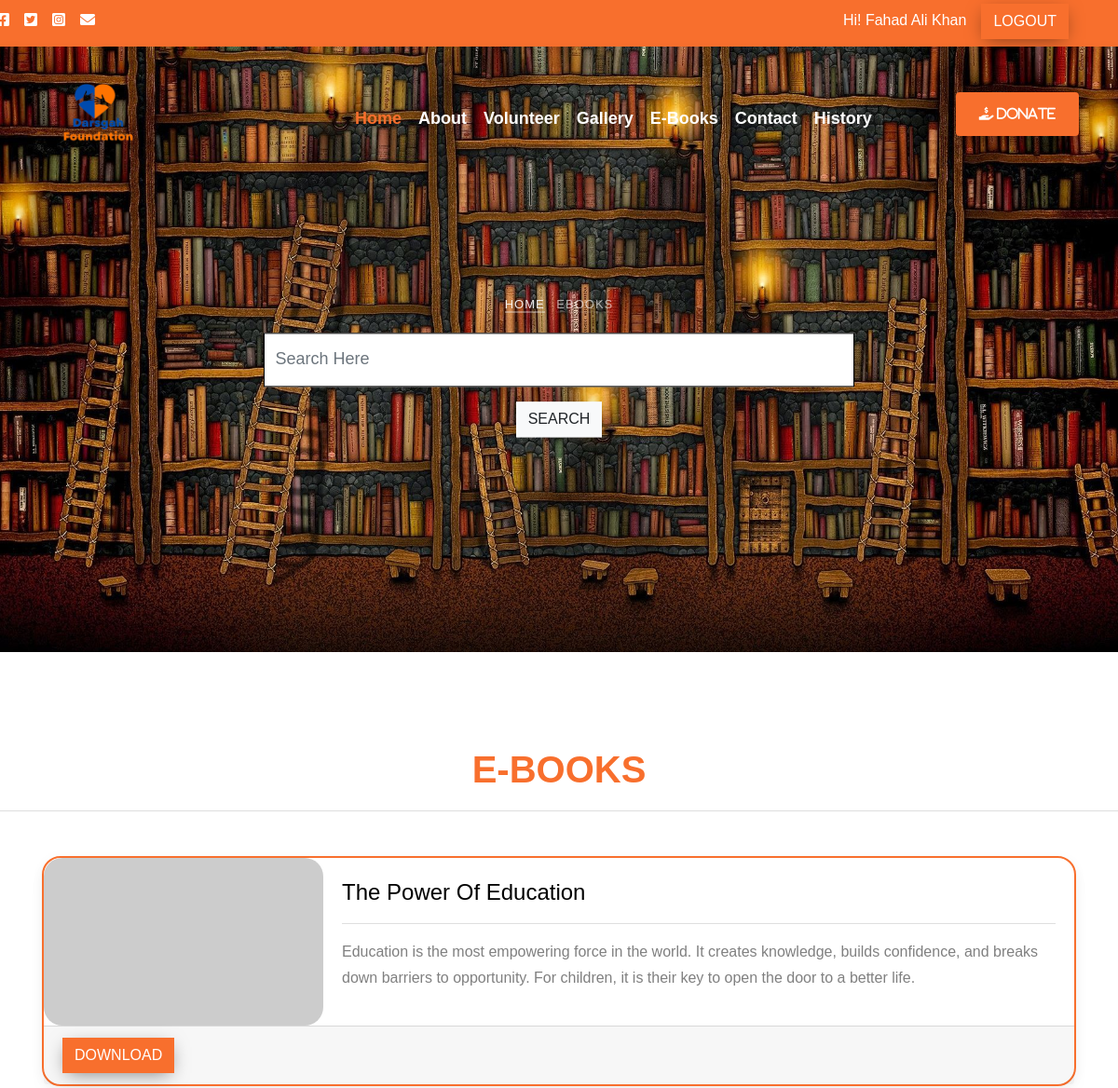
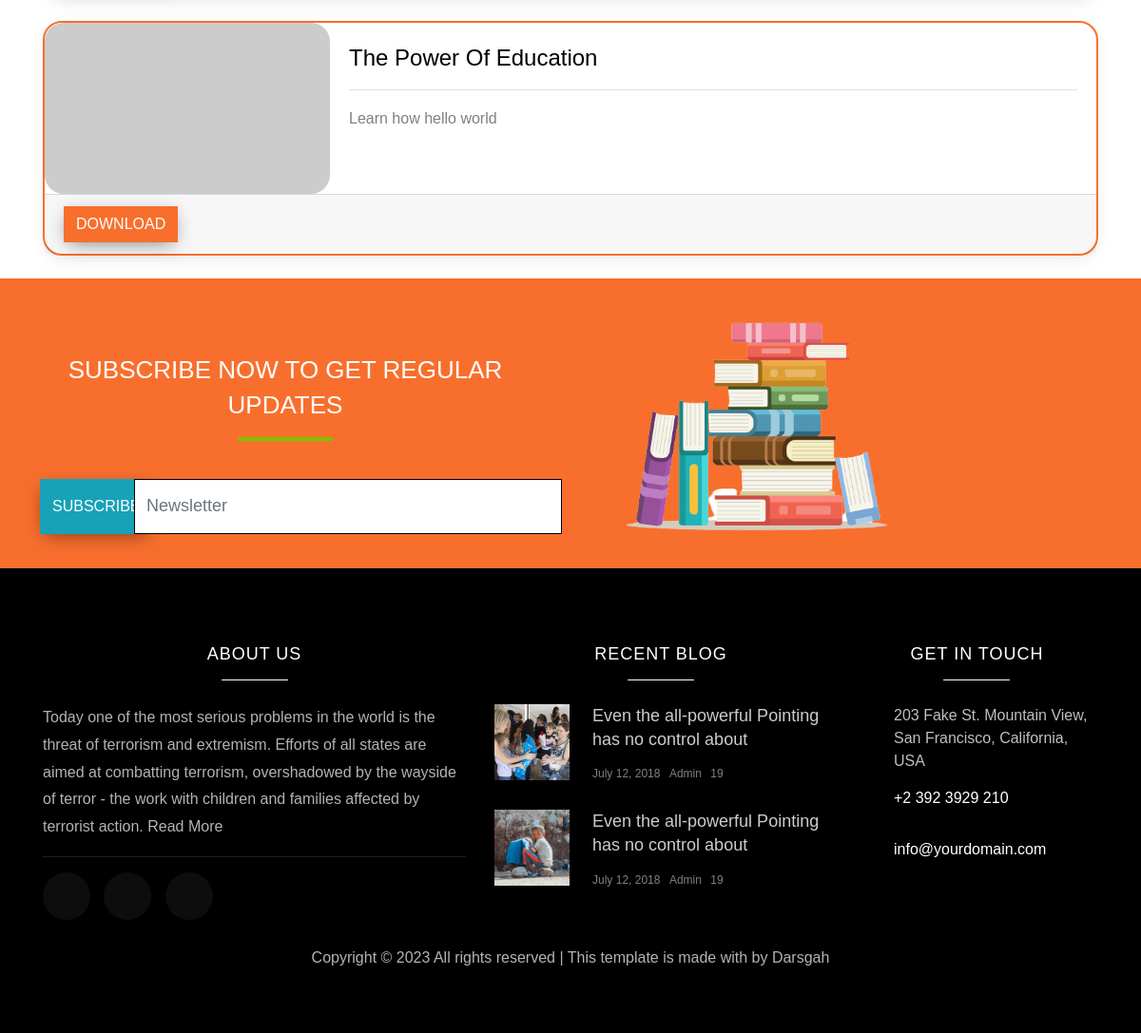
The page /e-books.php?s=The Power Of Education (signed in) on the database its author committed (2 pictures, top to bottom).
### tables this page shows
CREATE TABLE `tbl_books` (
  `id` int(11) NOT NULL,
  `bname` varchar(255) NOT NULL,
  `bdesc` text NOT NULL,
  `attachmeent` text NOT NULL,
  `bstatus` varchar(1100) NOT NULL
);

### e-books.php (the view, shortened to what this page needs)
<?php
include("partial/header.php");
?>
<div class="hero-wrap" style="background-image: url('images/E-books.jpg');" data-stellar-background-ratio="0.5">
  <div class="container">
    <div class="row no-gutters slider-text align-items-center justify-content-center" data-scrollax-parent="true">
      <div class="col-md-7 ftco-animate text-center" data-scrollax=" properties: { translateY: '70%' }">
        <p class="breadcrumbs" data-scrollax="properties: { translateY: '30%', opacity: 1.6 }"><span class="mr-2"><a href="index.php">Home</a></span> <span>Ebooks</span></p>
        <form method="GET">
          <input type="search" class="form-control" placeholder="Search Here" name="s">
          <button class="btn btn-light mt-3">Search</button>
        </form>
      </div>
    </div>
  </div>
</div>
<h1 class="h1-responsive text-center mt-5 fw-bold" style="color: #f86f2d;">E-BOOKS</h1>
<hr class="bg-primary ">
<div class="container mt-5 bg bg-outline-primary">
  <div class="row">
    <?php
    if (isset($_SESSION['logined'])) {
      $search = isset($_GET['s']) ? $_GET['s'] : 'no';
      include_once 'connection.php';
      if ($search == 'no') {
        $sql = "select * from tbl_books order by id desc ";
      } else {
        $sql = "select * from tbl_books where bname Like '%{$search}%' or bdesc Like '%{$search}%' or attachmeent Like '%{$search}%'";
      }
      $res = mysqli_query($con, $sql);
      if (mysqli_num_rows($res) > 0) {
        foreach ($res as $key) { ?>
          <div class="col-md-12 bg bg-outline-primary mb-4">
            <div class="card mybooks">
            <div class="card-horizontal">
            <div class="img-square-wrapper">
                        <img class="" src="http://via.placeholder.com/300x180" style="border-radius: 20px;" alt="Card image cap">
                    </div>
              <div class="card-body">
                <h4><?= $key['bname'] ?></h4>
                <hr>
                <p><?= $key['bdesc'] ?></p>
              </div>
            </div>
              <div class="card-footer ">
                <a href="Dashbaord/uploadfiles/<?= $key['attachmeent'] ?>" download="" class="btn btn-primary">Download</a>
              </div>
            </div>
          </div>
        <?php }
      } else { ?>
        <div class="col-12 text-center mb-5">
          <h4>No Data Found.</h4>
        </div>
      <?php }
    }
    ?>
  </div>
</div>
<div class="container-fluid  bg-primary ">
  <div class="row">
<div class="col-md-6 mt-5">
<h2 class="text-white">Subscribe Now to Get Regular Updates</h2>
<div class="row">
  <div class="col-2">
<button class="btn btn-info h-100 ml-4">Subscribe</button>
</div>
<div class="col-1 ml-4">
  <input type="email" placeholder="Newsletter" id="" class="form-control" style="width: 450px ; height:100px" />
  </div>
</div>
</div>
<div class="col-md-4">
<img src="images/Stack-of-Books-Clipart-removebg-preview.png" class="w-100" >
</div> </div>
</div>
<?php
include('partial/footer.php')
?>

### e-books.php (style rules this page uses)
.mybooks { border-radius: 20px; height: 100%; border: #f86f2d 2px solid; }
.mybooks p { display: -webkit-box; -webkit-line-clamp: 2; -webkit-box-orient: vertical; overflow: hidden; }
.card-horizontal { display: flex; flex: 1 1 auto; }

### rows shown on the page
tbl_books: bname "The Power Of Education", bdesc "Education is the most empowering force in the world. It creates knowledge, builds confidence, and breaks down barriers to opportunity. For children, it is their key to open the door to a better life."
tbl_books: bname "The Power Of Education", bdesc "Learn how hello world"

### other values the page prints
$_SESSION['username'] "Fahad Ali Khan"
